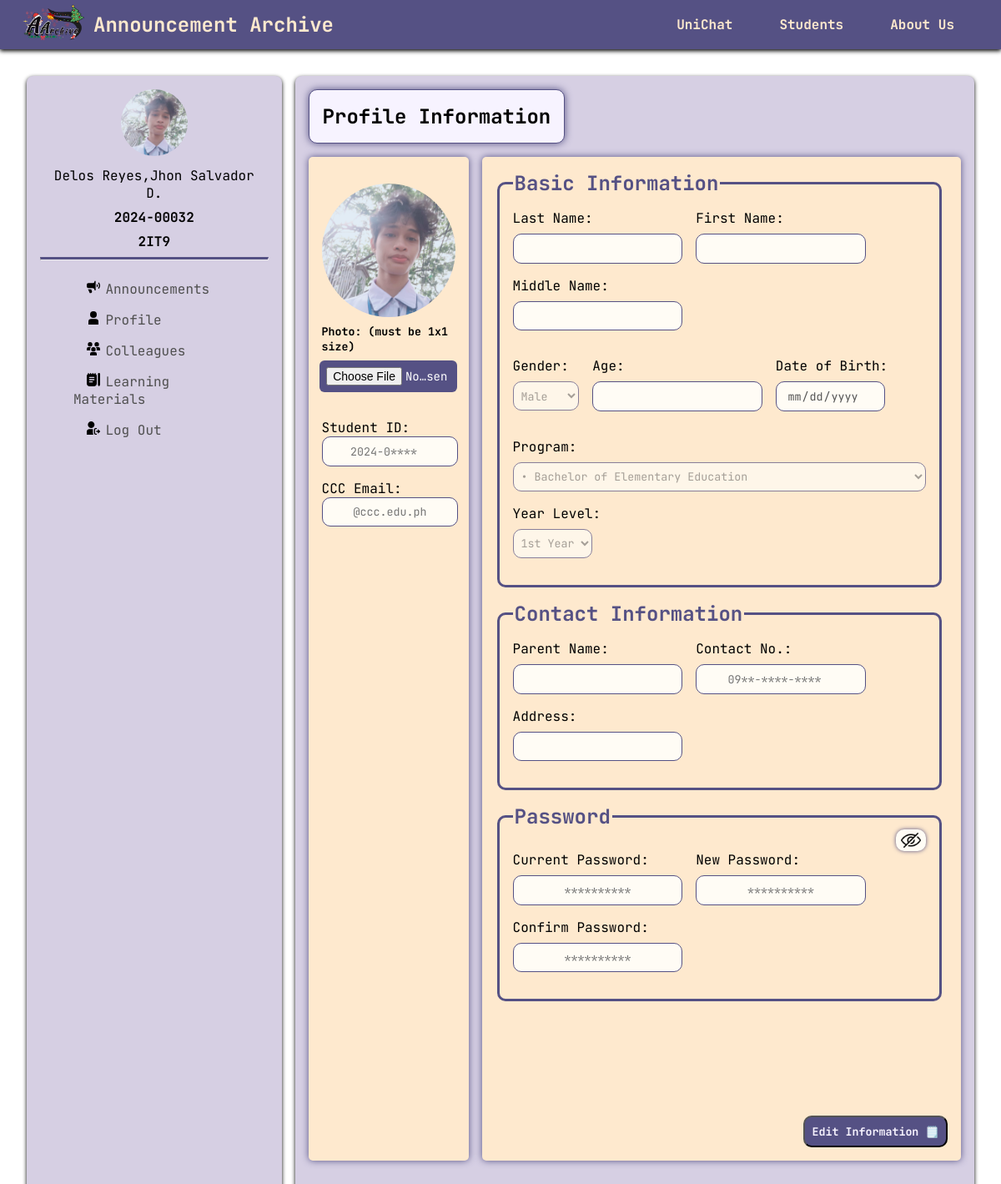
Page /profile.php (signed in) on the committed database.
### tables this page shows
CREATE TABLE `userdata` (
  `id` int(11) NOT NULL,
  `full_name` varchar(100) NOT NULL,
  `student_id` varchar(20) NOT NULL,
  `section` varchar(50) NOT NULL,
  `username` varchar(50) NOT NULL,
  `password` varchar(255) NOT NULL,
  `role` enum('Admin','User') NOT NULL,
  `created_at` timestamp NOT NULL DEFAULT current_timestamp()
);

### profile.php (the view, shortened to what this page needs)
<?php
  include ("userdb.php");
  $user_id = $_SESSION['user_id'];
  $sql = "SELECT full_name, student_id, section FROM userdata WHERE id = ?";
  $stmt = mysqli_prepare($conn, $sql);
  mysqli_stmt_bind_param($stmt, "i", $user_id);
  mysqli_stmt_execute($stmt);
  $result = mysqli_stmt_get_result($stmt);
  if ($row = mysqli_fetch_assoc($result)) {
      $full_name = htmlspecialchars($row['full_name']);
      $student_id = htmlspecialchars($row['student_id']);
      $section = htmlspecialchars($row['section']);
  } else {
      session_destroy();
      header("Location: login.php");
      exit;
  }
?>
<!DOCTYPE html>
<html lang="en">
<head>
  <link rel="stylesheet" href="profile.css" />
  <link rel="stylesheet" href="nav-bar.css" />
</head>
<body>
  <nav>
    <div class="nav1">
      <a href="announcement.php"><img src="images/logo-icon.png" class="logo-icon" /></a>
      <h2>Announcement Archive</h2>
    </div>
    <ul class="nav2">
      <li><a href="">UniChat</a></li>
      <li><a href="">Students</a></li>
      <li><a href="about.html">About Us</a></li>
    </ul>
  </nav>
  <main id="main-frame">
    <section id="profile">
      <div class="main-profile">
        <img src="images/fed.jpg" />
       <p><?php echo $full_name; ?></p>
        <p><strong><?php echo $student_id; ?></strong></p>
        <p><strong><?php echo $section; ?></strong></p>
        <hr />
      </div>
      <div class="navigations">
        <ul>
          <li>
            <a href="announcement.php"><img src="images/announcement.svg" />Announcements</a>
          </li>
          <li>
            <a href="profile.php"><img src="images/profile.svg" />Profile</a>
          </li>
          <li>
            <a href="colleagues.php"><img src="images/colleagues.svg" />Colleagues</a>
          </li>
          <li>
            <a href="learning-materials.php"><img src="images/notes.svg" />Learning Materials</a>
          </li>
          <li>
            <a href="logout.php"><img src="images/user-logout.svg" />Log Out</a>
          </li>
        </ul>
      </div>
    </section>
    <section id="profile-info">
      <div class="box">
        <h2>Profile Information</h2>
      </div>
      <main>
        <section class="box1">
          <div class="profile">
            <img src="images/fed.jpg" />
            <h5>Photo: (must be 1x1 size)</h5>
            <input id="pfp-upload" type="file" />
          </div>
          <div class="user-input">
            <div>
              <label for="stud-id">Student ID:</label>
              <input type="number" id="stud-id" placeholder="2024-0****" class="disabled" disabled/>
            </div>
            <div>
              <label for="email">CCC Email:</label>
              <input type="email" id="email" placeholder="@ccc.edu.ph" class="disabled" disabled/>
            </div>
          </div>
        </section>
        <section class="box2">
          <div class="scroll-box">
            <main class="box2-b-info">
              <fieldset>
                <legend>Basic Information</legend>
                <div class="info">
                  <div>
                    <label for="last-name">Last Name:</label>
                    <input type="text" id="last-name" class="disabled" disabled/>
                  </div>
                  <div>
                    <label for="first-name">First Name:</label>
                    <input type="name" id="first-name" class="disabled" disabled/>
                  </div>
                  <div>
                    <label for="middle-ini">Middle Name:</label>
                    <input type="name" id="middle-ini" class="disabled" disabled/>
                  </div>
                </div>
                <div class="info">
                  <div>
                    <label for="gender">Gender:</label>
                    <select name="gender" id="gender" class="disabled" disabled>
                      <option value="">Male</option>
                    </select>
                  </div>
                  <div>
                    <label for="age">Age:</label>
                    <input type="number" id="age" class="disabled" disabled/>
                  </div>
                  <div>
                    <label for="birth-date">Date of Birth:</label>
                    <input type="date" id="birth-date" class="disabled" disabled/>
                  </div>
                </div>
                <div class="info">
                  <div>
                    <label for="program">Program:</label>
                    <select name="program" id="program" class="disabled" disabled>
                      <optgroup label="Department of Teacher Education (DTE)">
                        <option value="">
                          &bullet; Bachelor of Elementary Education
                        </option>
                      </optgroup>
                    </select>
                  </div>
                  <div>
                    <label for="year-level">Year Level:</label>
                    <select name="year-level" id="year-level" class="disabled" disabled>
                      <option value="">1st Year</option>
                    </select>
                  </div>
                </div>
              </fieldset>
            </main>
            <main class="box2-c-info">
              <fieldset>
                <legend>Contact Information</legend>
                <div class="info">
                  <div>
                    <label for="parent">Parent Name:</label>
                    <input type="text" id="parent" class="disabled" disabled/>
                  </div>
                  <div>
                    <label for="phone-no">Contact No.:</label>
                    <input type="number" id="phone-no" placeholder="09**-****-****" class="disabled" disabled/>
                  </div>
                  <div>
                    <label for="address">Address:</label>
                    <input type="text" id="address" class="disabled" disabled>
                  </div>
                </div>
              </fieldset>
            </main>
            <main class="box2-password">
              <fieldset>
                <legend>Password</legend>
                <button type="button" id="toggleBtn"><img src="images/hide.png" id="toggleImg"/></button>
                <div class="info">
                  <div>
                    <label for="c-password">Current Password:</label>
                    <input type="password" id="c-password" placeholder="**********" class="disabled" disabled/>
                  </div>
                  <div>
                    <label for="n-password">New Password:</label>
                    <input type="password" id="n-password" placeholder="**********" class="disabled" disabled/>
                  </div>
                  <div>
                    <label for="cf-password">Confirm Password:</label>
                    <input type="password" id="cf-password" placeholder="**********" class="disabled" disabled/>
                  </div>
                </div>
              </fieldset>
            </main>
          </div>
          <div class="button">
            <button type="button" id="edit-but">Edit Information 🗒️</button>
          </div>
        </section>
      </main>
    </section>
  </main>
</body>
</html>

### profile.css (style rules this page uses)
* { --main-color: #555184; --second-color: #d6cfe3; --text-color: #fee9ce; --color2: #fffcf5; --color3: #f7f3ff; }
#profile-info { background-color: var(--second-color); border-radius: 0.5rem; padding: 1rem; width: 80%; box-shadow: 0 2px 5px; }
#profile-info main { display: flex; gap: 1rem; }
#profile-info .box { background-color: var(--color3); padding: 1rem; width: fit-content; border-radius: 10px; border: 1px solid var(--main-color); box-shadow: 0 0 10px var(--main-color); }
#profile-info .box h2 { margin: 0; }
#profile-info .box1 { box-shadow: 0 0 8px var(--main-color); background-color: var(--text-color); margin-top: 1rem; padding: 2rem 1rem 2rem 1rem; width: 30%; border-radius: 5px; }
#profile-info .box1 .profile { display: flex; flex-direction: column; justify-content: center; width: 100%; align-items: center; }
#profile-info .box1 img { width: 10rem; border-radius: 50%; }
#profile-info .box1 h5 { margin: 0.5rem 0 0.5rem 0; }
#profile-info .box1 .profile #pfp-upload { padding: 0.5rem; background: var(--main-color); color: white; border-radius: 6px; cursor: pointer; font-size: 14px; font-family: JetBrainsMono; width: 93%; margin-bottom: 2rem; }
#profile-info .box1 .user-input { display: flex; flex-direction: column; gap: 1rem; align-items: center; }
#profile-info .box1 .user-input input { padding: 0.3rem; text-align: center; font-family: JetBrainsMono; border-radius: 10px; border: 1px solid var(--main-color); background-color: var(--color2); height: 1.5rem; width: 95%; }
#profile-info .box2 { border-radius: 5px; box-shadow: 0 0 8px var(--main-color); background-color: var(--text-color); margin-top: 1rem; padding: 1rem; width: 70%; }
#profile-info .box2 .scroll-box { overflow-y: auto; height: 67vh; padding-right: 0.3rem; scrollbar-width: thin; scrollbar-color: var(--main-color) var(--color2); margin-bottom: 1rem; }
#profile-info .box2 fieldset { border: 3px solid var(--main-color); border-radius: 10px; padding: 1rem 1rem 0 1rem; margin-bottom: 1rem; width: 100%; }
#profile-info .box2 legend { font-weight: bold; font-size: 1.5rem; color: var(--main-color); }
#profile-info .box2 .info { display: flex; flex-wrap: wrap; gap: 1rem; margin-bottom: 2rem; }
#profile-info .box2 label { margin-bottom: 0.5rem; display: block; }
#profile-info main .box2 input, .box2 select { padding: 0.3rem; text-align: center; font-family: JetBrainsMono; border-radius: 10px; border: 1px solid var(--main-color); background-color: var(--color2); height: 1.5rem; }
#profile-info main .box2 select { height: 2.2rem; cursor: pointer; }
#profile-info .box2 .info #gender, #program { text-align: start; }
#profile-info .box2 .button { display: flex; justify-content: end; }
#profile-info .box2 #edit-but { padding: 0.5rem; border-radius: 10px; font-family: JetBrainsMono; background-color: var(--main-color); font-weight: bold; color: var(--color3); display: block; justify-content: end; }
#profile-info .box2 .box2-password fieldset { padding: 0 1rem 0 1rem; }
#profile-info .box2 .box2-password img { width: 1.5rem; }
#profile-info .box2 .box2-password button { align-items: center; display: flex; justify-self: end; border-radius: 10px; border: none; box-shadow: 0px 0px 5px var(--main-color); background-color: var(--color2); }
.disabled { background-color: #e9ecef; cursor: not-allowed; }

### rows in the picture
userdata: full_name "Delos Reyes,Jhon Salvador D.", student "2024-00032", section "2IT9"
